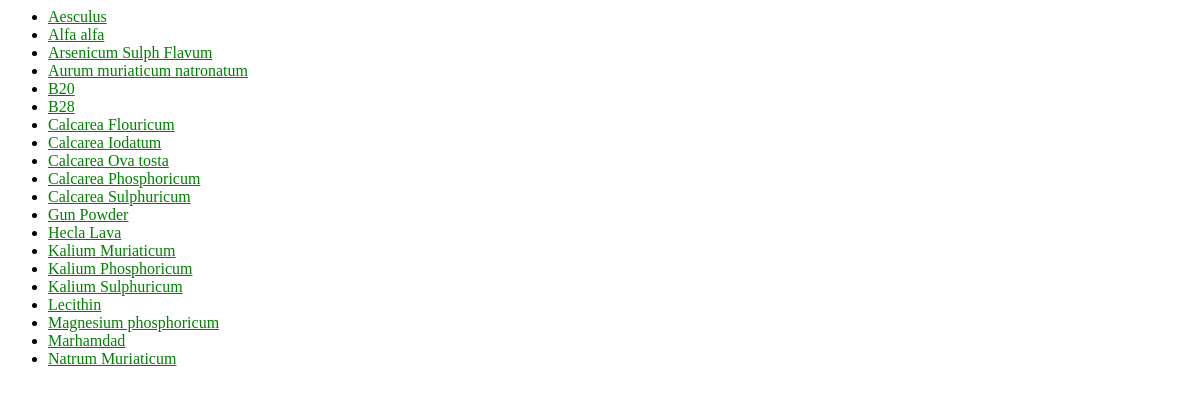
Before: / with the older database file.
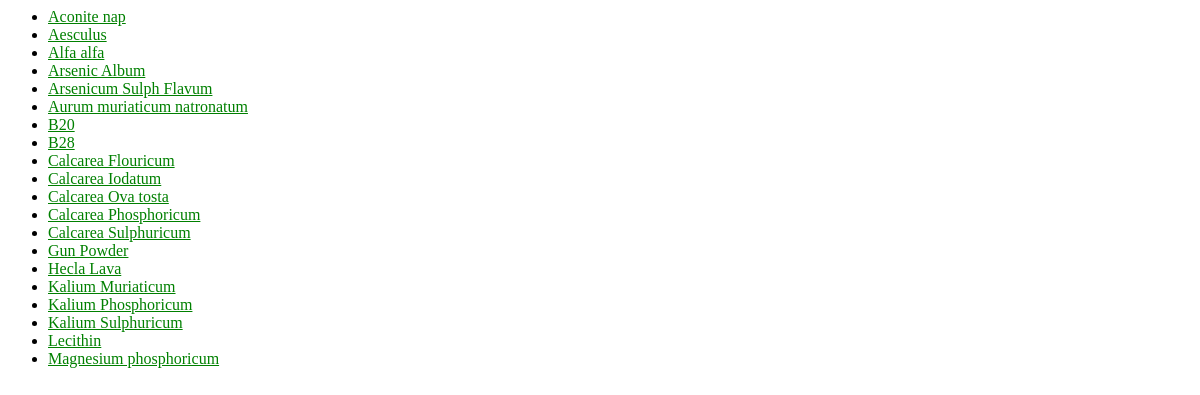
After: the same page with the newer database file.
### app/models.py (models this page shows)
class MedicineDetail(models.Model):
    medicine_brand_choice = (
        ('reckeweg', 'Reckeweg'),
        ('sbl', 'SBL'),
        ('schwabe', 'Schwabe'),
        ('bakson', 'Bakson'),
        ('bhargawa', 'Bhargawa'),
    )
    strength_choice = (
        ('Combination', 'Combination'),
        ('ExternalUse', 'External Use'),
        ('Syrup', 'Syrup'),
        ('Mother', 'Mother'),
        ('CM', 'CM'),
        ('10M', '10M'),
        ('1M', '1M'),
        ('200', '200'),
        ('30', '30'),
        ('12', '12'),
        ('6x', '6X'),
        ('3x', '3X'),
    )
    in_stock_choice = (
        ('yes', 'YES'),
        ('no', 'NO'),
    )
    location_choice = (
        ('r1-a', 'R1-A'),
        ('r1-b', 'R1-B'),
        ('r1-c', 'R1-C'),
        ('r1-d', 'R1-D'),
        ('r2-a', 'R2-A'),
        ('r2-b', 'R2-B'),
        ('r2-c', 'R2-C'),
        ('r2-d', 'R2-D'),
    )
    medicine_name = models.CharField(max_length=100, unique=True)
    medicine_brand = models.CharField(max_length=100, choices=medicine_brand_choice)
    strength = models.CharField(max_length=50, null=True, choices=strength_choice)
    in_stock = models.CharField(max_length=10, null=True, choices=in_stock_choice)
    location = models.CharField(max_length=6, blank=True, null=True, choices=location_choice)
    quantity = models.CharField(max_length=6, default='', blank=True, null=True)
    count = models.IntegerField(default=0, blank=True, null=True)
    mrp = models.CharField(max_length=10, default='', blank=True, null=True)
    spr = models.CharField(max_length=10, default='', blank=True, null=True)
    therapeutic_use = models.CharField(max_length=500, default='', blank=True, null=True)
    symptom = models.CharField(max_length=1000, default='', blank=True, null=True)

### app/views.py (the view)
# urls.py: path('', views.IndexView.as_view(), name='index'),
class IndexView(generic.ListView):
    template_name = 'app/index.html'
    context_object_name = 'latest_medicine_list'
    def get_queryset(self):
        return MedicineDetail.objects.order_by('medicine_name')[:20]

### app/templates/app/index.html
{% load static %}
<link rel="stylesheet" type="text/css" href="{% static 'app/style.css' %}">
{% if latest_medicine_list %}
    <ul>
    {% for medicine in latest_medicine_list %}
        <li><a href="{% url 'app:detail' medicine.id %}">{{ medicine.medicine_name }}</a></li>
    {% endfor %}
    </ul>
{% else %}
    <p>No medicine are available.</p>
{% endif %}

### app/static/app/style.css (style rules this page uses)
li a { color: green; }

Changed rows visible on the page:
no longer on this page (row edited): MedicineDetail: medicine_name "Marhamdad"
no longer on this page (row unchanged): MedicineDetail: medicine_name "Natrum Muriaticum"
added MedicineDetail: medicine_name "Aconite nap"
added MedicineDetail: medicine_name "Arsenic Album"
